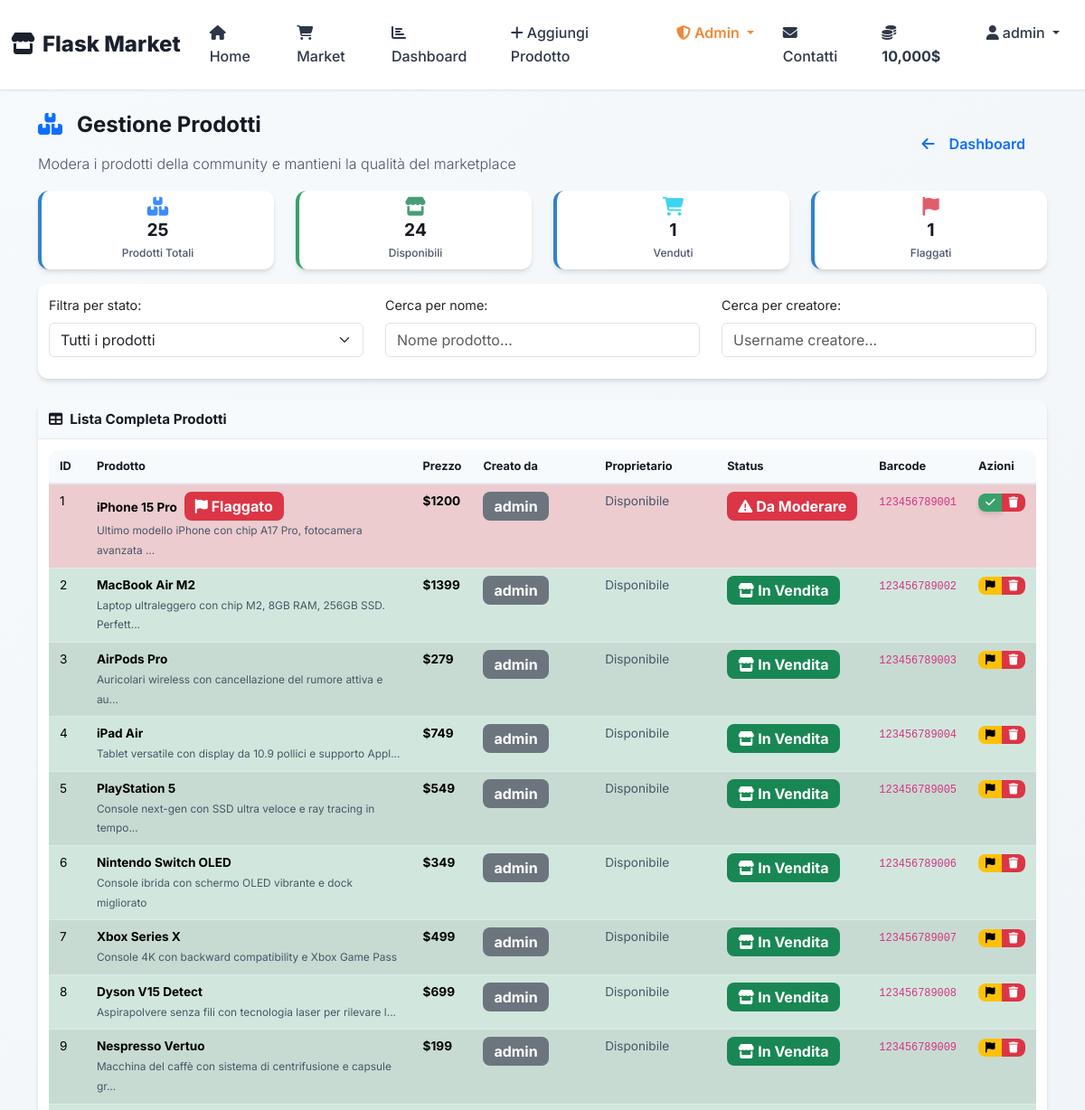
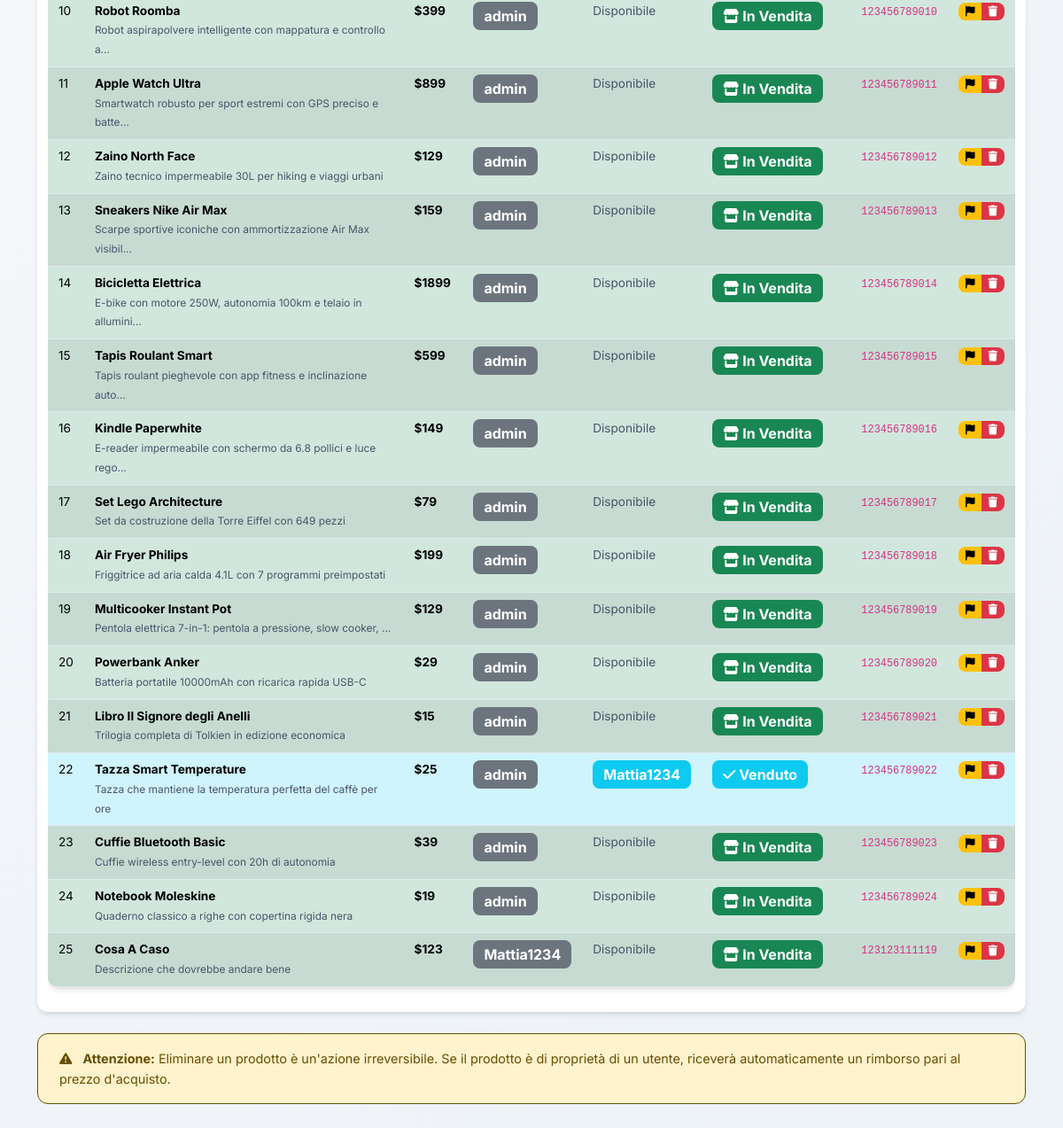
The app's page /admin/products (signed in) with its own data (2 pictures, top to bottom).
### app/models.py (models this page shows, shortened)
class User(db.Model, UserMixin):
    id = db.Column(db.Integer(), primary_key=True)
    username = db.Column(db.String(length=30), nullable=False, unique=True)
    email_address = db.Column(db.String(length=50), nullable=False, unique=True)
    password_hash = db.Column(db.String(length=60), nullable=False)
    budget = db.Column(db.Integer, nullable=False, default=1000)
    is_admin = db.Column(db.Boolean, nullable=False, default=False)
    is_banned = db.Column(db.Boolean, nullable=False, default=False)
    items = db.relationship("Item", foreign_keys="Item.owner", backref="owned_user", lazy=True)
    created_items = db.relationship("Item", foreign_keys="Item.created_by", backref="creator_user", lazy=True)
    @property
    def prettier_budget(self):
        if len(str(self.budget)) >= 4:
            return f"{str(self.budget)[:-3]},{str(self.budget)[-3:]}$"
        else:
            return f"{self.budget}$"
    @property
    def password(self):
        return self.password
    def can_access_admin(self):
        return self.is_admin and not self.is_banned

class Item(db.Model):
    id = db.Column(db.Integer, primary_key=True)
    name = db.Column(db.String(length=30), nullable=False, unique=True)
    price = db.Column(db.Integer, nullable=False)
    barcode = db.Column(db.String(length=12), nullable=False, unique=True)
    description = db.Column(db.String(length=1024), nullable=False, unique=False)
    category = db.Column(db.String(length=50), nullable=False, default="Generale")
    condition = db.Column(db.String(length=20), nullable=False, default="Nuovo")
    weight = db.Column(db.Float, nullable=True)  # peso in kg
    image_filename = db.Column(db.String(length=100), nullable=True)  # nome file immagine
    created_at = db.Column(db.DateTime, nullable=False, default=datetime.utcnow)
    views = db.Column(db.Integer, nullable=False, default=0)
    owner = db.Column(db.Integer, db.ForeignKey("user.id"))
    created_by = db.Column(db.Integer, db.ForeignKey("user.id"), nullable=False)
    is_flagged = db.Column(db.Boolean, nullable=False, default=False)
    def get_creator(self):
        return self.creator_user

### app/routes.py (the view)
@app.route("/admin/products")
@login_required
@admin_required
def admin_products():
    items = Item.query.all()
    return render_template("admin/products.html", items=items)

### app/models.py (called while the page is built)
@login_manager.user_loader
def load_user(user_id):
    return User.query.get(int(user_id))

### app/routes.py (called while the page is built)
def admin_required(f):
    @wraps(f)
    def decorated_function(*args, **kwargs):
        if not current_user.is_authenticated or not current_user.can_access_admin():
            flash("Accesso negato: permessi amministratore richiesti.", category="danger")
            return redirect(url_for('home_page'))
        return f(*args, **kwargs)
    return decorated_function

### app/templates/admin/products.html (shortened to what this page needs)
{% extends 'base.html' %}
{% block content %}
<section class="py-4 admin-compact">
    <div class="container">
        <div class="d-flex justify-content-between align-items-center mb-5">
            <div>
                <h1 class="display-6 fw-bold mb-3">
                    <i class="fas fa-boxes me-3 text-primary"></i>Gestione Prodotti
                </h1>
                <p class="lead text-muted mb-0">Modera i prodotti della community e mantieni la qualità del marketplace</p>
            </div>
            <a href="{{ url_for('admin_dashboard') }}" class="btn btn-outline-primary">
                <i class="fas fa-arrow-left me-2"></i>Dashboard
            </a>
        </div>
        <div class="row g-4 mb-5">
    <div class="col-lg-3 col-md-6">
        <div class="stats-card hover-lift">
            <i class="fas fa-boxes text-primary"></i>
            <h4>{{ items|length }}</h4>
            <p>Prodotti Totali</p>
        </div>
    </div>
    <div class="col-lg-3 col-md-6">
        <div class="stats-card success hover-lift">
            <i class="fas fa-store text-success"></i>
            <h4>{{ items|rejectattr("owner")|list|length }}</h4>
            <p>Disponibili</p>
        </div>
    </div>
    <div class="col-lg-3 col-md-6">
        <div class="stats-card info hover-lift">
            <i class="fas fa-shopping-cart text-info"></i>
            <h4>{{ items|selectattr("owner")|list|length }}</h4>
            <p>Venduti</p>
        </div>
    </div>
    <div class="col-lg-3 col-md-6">
        <div class="stats-card danger hover-lift">
            <i class="fas fa-flag text-danger"></i>
            <h4>{{ items|selectattr("is_flagged")|list|length }}</h4>
            <p>Flaggati</p>
        </div>
    </div>
</div>
        <div class="card border-0 mb-4">
    <div class="card-body">
        <div class="row">
            <div class="col-md-4">
                <label class="form-label">Filtra per stato:</label>
                <select class="form-select" id="statusFilter" onchange="filterProducts()">
                    <option value="all">Tutti i prodotti</option>
                </select>
            </div>
            <div class="col-md-4">
                <label class="form-label">Cerca per nome:</label>
                <input type="text" class="form-control" id="nameSearch" placeholder="Nome prodotto..." onkeyup="filterProducts()">
            </div>
            <div class="col-md-4">
                <label class="form-label">Cerca per creatore:</label>
                <input type="text" class="form-control" id="creatorSearch" placeholder="Username creatore..." onkeyup="filterProducts()">
            </div>
        </div>
    </div>
</div>
        <div class="card border-0">
            <div class="card-header">
        <h5 class="mb-0"><i class="fas fa-table me-2"></i>Lista Completa Prodotti</h5>
    </div>
    <div class="card-body">
        <div class="table-responsive">
            <table class="table table-striped table-hover" id="productsTable">
                <thead>
                    <tr>
                        <th>ID</th>
                        <th>Prodotto</th>
                        <th>Prezzo</th>
                        <th>Creato da</th>
                        <th>Proprietario</th>
                        <th>Status</th>
                        <th>Barcode</th>
                        <th>Azioni</th>
                    </tr>
                </thead>
                <tbody>
                    {% for item in items %}
                    <tr class="product-row {% if item.is_flagged %}table-danger{% elif not item.owner %}table-success{% else %}table-info{% endif %}"
                        data-status="{% if item.is_flagged %}flagged{% elif not item.owner %}available{% else %}sold{% endif %}"
                        data-name="{{ item.name.lower() }}"
                        data-creator="{{ item.get_creator().username.lower() }}">
                        <td>{{ item.id }}</td>
                        <td>
                            <div>
                                <strong>{{ item.name }}</strong>
                                {% if item.is_flagged %}
                                    <span class="badge bg-danger ms-1">
                                        <i class="fas fa-flag me-1"></i>Flaggato
                                    </span>
                                {% endif %}
                            </div>
                            <small class="text-muted">{{ item.description[:60] }}{% if item.description|length > 60 %}...{% endif %}</small>
                        </td>
                        <td>
                            <strong>${{ item.price }}</strong>
                        </td>
                        <td>
                            <span class="badge bg-secondary">
                                {{ item.get_creator().username }}
                            </span>
                        </td>
                        <td>
                            {% if item.owner %}
                                <span class="badge bg-info">
                                    {{ item.owned_user.username }}
                                </span>
                            {% else %}
                                <span class="text-muted">Disponibile</span>
                            {% endif %}
                        </td>
                        <td>
                            {% if item.is_flagged %}
                                <span class="badge bg-danger">
                                    <i class="fas fa-exclamation-triangle me-1"></i>Da Moderare
                                </span>
                            {% elif item.owner %}
                                <span class="badge bg-info">
                                    <i class="fas fa-check me-1"></i>Venduto
                                </span>
                            {% else %}
                                <span class="badge bg-success">
                                    <i class="fas fa-store me-1"></i>In Vendita
                                </span>
                            {% endif %}
                        </td>
                        <td>
                            <code>{{ item.barcode }}</code>
                        </td>
                        <td>
                            <div class="btn-group btn-group-sm">
                                {% if item.is_flagged %}
                                    <a href="{{ url_for('unflag_item', item_id=item.id) }}"
                                       class="btn btn-success btn-sm"
                                       title="Approva prodotto">
                                        <i class="fas fa-check"></i>
                                    </a>
                                {% else %}
                                    <a href="{{ url_for('flag_item', item_id=item.id) }}"
                                       class="btn btn-warning btn-sm"
                                       title="Flagga prodotto">
                                        <i class="fas fa-flag"></i>
                                    </a>
                                {% endif %}
                                <a href="{{ url_for('delete_item', item_id=item.id) }}"
                                   class="btn btn-danger btn-sm"
                                   onclick="return confirm('Sei sicuro di voler eliminare definitivamente {{ item.name }}?')"
                                   title="Elimina prodotto">
                                    <i class="fas fa-trash"></i>
                                </a>
                            </div>
                        </td>
                    </tr>
                    {% endfor %}
                </tbody>
            </table>
        </div>
    </div>
</div>
<div class="mt-4">
    <div class="alert alert-warning">
        <i class="fas fa-exclamation-triangle me-2"></i>
        <strong>Attenzione:</strong> Eliminare un prodotto è un'azione irreversibile. Se il prodotto è di proprietà di un utente,
        riceverà automaticamente un rimborso pari al prezzo d'acquisto.
    </div>
</div>
    </div>
</section>
{% endblock content %}

### app/templates/base.html (shortened to what this page needs)
<!DOCTYPE html>
<html lang="en">
  <head>
    <link href="https://cdn.jsdelivr.net/npm/bootstrap@5.3.0/dist/css/bootstrap.min.css" rel="stylesheet">
    <link rel="stylesheet" href="https://cdnjs.cloudflare.com/ajax/libs/font-awesome/6.4.0/css/all.min.css" />
    <link rel="stylesheet" href="{{ url_for('static', filename='css/modern-ecommerce.css') }}">
  </head>
  <body>
    {% include 'partials/navbar.html' %}
    <main class="container-fluid px-4 py-0">
      {% block content %}
      {% endblock content %}
    </main>
  </body>
</html>

### app/templates/partials/navbar.html (shortened to what this page needs)
<nav class="navbar navbar-expand-lg navbar-light">
  <div class="container-fluid">
    <a class="navbar-brand" href="/"><i class="fas fa-store me-2"></i>Flask Market</a>
    <div class="collapse navbar-collapse" id="navbarSupportedContent">
      <ul class="navbar-nav me-auto mb-2 mb-lg-0">
        <li class="nav-item">
          <a class="nav-link" href="{{ url_for('home_page') }}">
            <i class="fas fa-home me-1"></i>Home
          </a>
        </li>
        {% if current_user.is_authenticated %}
        <li class="nav-item">
          <a class="nav-link" href="{{ url_for('market') }}">
            <i class="fas fa-shopping-cart me-1"></i>Market
          </a>
        </li>
        <li class="nav-item">
          <a class="nav-link" href="{{ url_for('dashboard') }}">
            <i class="fas fa-chart-bar me-1"></i>Dashboard
          </a>
        </li>
        <li class="nav-item">
          <a class="nav-link" href="{{ url_for('add_item') }}">
            <i class="fas fa-plus me-1"></i>Aggiungi Prodotto
          </a>
        </li>
        {% if current_user.can_access_admin() %}
        <li class="nav-item dropdown">
          <a class="nav-link dropdown-toggle text-warning" href="#" role="button" data-bs-toggle="dropdown" aria-expanded="false">
            <i class="fas fa-shield-alt me-1"></i>Admin
          </a>
        </li>
        {% endif %}
        {% endif %}
        <li class="nav-item">
          <a class="nav-link" href="{{ url_for('contacts') }}">
            <i class="fas fa-envelope me-1"></i>Contatti
          </a>
        </li>
      </ul>
      <ul class="navbar-nav">
      {% if current_user.is_authenticated %}
            <li class="nav-item">
              <a class="nav-link" href="#" style="color: lawngreen;font-weight: bold">
                <i class="fa-solid fa-coins me-1"></i>
                {{ current_user.prettier_budget}}
              </a>
            </li>
            <li class="nav-item dropdown">
              <a class="nav-link dropdown-toggle" href="#" role="button" data-bs-toggle="dropdown" aria-expanded="false">
                   <i class="fas fa-user me-1"></i>{{ current_user.username}}
                </a>
            </li>
      {% endif %}
      </ul>
    </div>
  </div>
</nav>

### records on screen
User: prettier_budget "10,000$", username "admin"
Item: id "1", name "iPhone 15 Pro", is_flagged True (drawn), description "Ultimo modello iPhone con chip A17 Pro, fotocamera avanzata", price "1200", get_creator "admin", shows "Disponibile", barcode "123456789001"
Item: id "2", name "MacBook Air M2", description "Laptop ultraleggero con chip M2, 8GB RAM, 256GB SSD. Perfett", price "1399", get_creator "admin", shows "Disponibile", is_flagged False (drawn), barcode "123456789002"
Item: id "3", name "AirPods Pro", description "Auricolari wireless con cancellazione del rumore attiva e au", price "279", get_creator "admin", shows "Disponibile", is_flagged False (drawn), barcode "123456789003"
Item: id "4", name "iPad Air", description "Tablet versatile con display da 10.9 pollici e supporto Appl", price "749", get_creator "admin", shows "Disponibile", is_flagged False (drawn), barcode "123456789004"
Item: id "5", name "PlayStation 5", description "Console next-gen con SSD ultra veloce e ray tracing in tempo", price "549", get_creator "admin", shows "Disponibile", is_flagged False (drawn), barcode "123456789005"
Item: id "6", name "Nintendo Switch OLED", description "Console ibrida con schermo OLED vibrante e dock migliorato", price "349", get_creator "admin", shows "Disponibile", is_flagged False (drawn), barcode "123456789006"
Item: id "7", name "Xbox Series X", description "Console 4K con backward compatibility e Xbox Game Pass", price "499", get_creator "admin", shows "Disponibile", is_flagged False (drawn), barcode "123456789007"
Item: id "8", name "Dyson V15 Detect", description "Aspirapolvere senza fili con tecnologia laser per rilevare l", price "699", get_creator "admin", shows "Disponibile", is_flagged False (drawn), barcode "123456789008"
Item: id "9", name "Nespresso Vertuo", description "Macchina del caffè con sistema di centrifusione e capsule gr", price "199", get_creator "admin", shows "Disponibile", is_flagged False (drawn), barcode "123456789009"
Item: id "10", name "Robot Roomba", description "Robot aspirapolvere intelligente con mappatura e controllo a", price "399", get_creator "admin", shows "Disponibile", is_flagged False (drawn), barcode "123456789010"
Item: id "11", name "Apple Watch Ultra", description "Smartwatch robusto per sport estremi con GPS preciso e batte", price "899", get_creator "admin", shows "Disponibile", is_flagged False (drawn), barcode "123456789011"
Item: id "12", name "Zaino North Face", description "Zaino tecnico impermeabile 30L per hiking e viaggi urbani", price "129", get_creator "admin", shows "Disponibile", is_flagged False (drawn), barcode "123456789012"
Item: id "13", name "Sneakers Nike Air Max", description "Scarpe sportive iconiche con ammortizzazione Air Max visibil", price "159", get_creator "admin", shows "Disponibile", is_flagged False (drawn), barcode "123456789013"
Item: id "14", name "Bicicletta Elettrica", description "E-bike con motore 250W, autonomia 100km e telaio in allumini", price "1899", get_creator "admin", shows "Disponibile", is_flagged False (drawn), barcode "123456789014"
Item: id "15", name "Tapis Roulant Smart", description "Tapis roulant pieghevole con app fitness e inclinazione auto", price "599", get_creator "admin", shows "Disponibile", is_flagged False (drawn), barcode "123456789015"
Item: id "16", name "Kindle Paperwhite", description "E-reader impermeabile con schermo da 6.8 pollici e luce rego", price "149", get_creator "admin", shows "Disponibile", is_flagged False (drawn), barcode "123456789016"
Item: id "17", name "Set Lego Architecture", description "Set da costruzione della Torre Eiffel con 649 pezzi", price "79", get_creator "admin", shows "Disponibile", is_flagged False (drawn), barcode "123456789017"
Item: id "18", name "Air Fryer Philips", description "Friggitrice ad aria calda 4.1L con 7 programmi preimpostati", price "199", get_creator "admin", shows "Disponibile", is_flagged False (drawn), barcode "123456789018"
Item: id "19", name "Multicooker Instant Pot", description "Pentola elettrica 7-in-1: pentola a pressione, slow cooker,", price "129", get_creator "admin", shows "Disponibile", is_flagged False (drawn), barcode "123456789019"
Item: id "20", name "Powerbank Anker", description "Batteria portatile 10000mAh con ricarica rapida USB-C", price "29", get_creator "admin", shows "Disponibile", is_flagged False (drawn), barcode "123456789020"
Item: id "21", name "Libro Il Signore degli Anelli", description "Trilogia completa di Tolkien in edizione economica", price "15", get_creator "admin", shows "Disponibile", is_flagged False (drawn), barcode "123456789021"
Item: id "22", name "Tazza Smart Temperature", description "Tazza che mantiene la temperatura perfetta del caffè per ore", price "25", get_creator "admin", owned_user.username "Mattia1234", is_flagged False (drawn), barcode "123456789022"
Item: id "23", name "Cuffie Bluetooth Basic", description "Cuffie wireless entry-level con 20h di autonomia", price "39", get_creator "admin", shows "Disponibile", is_flagged False (drawn), barcode "123456789023"
Item: id "24", name "Notebook Moleskine", description "Quaderno classico a righe con copertina rigida nera", price "19", get_creator "admin", shows "Disponibile", is_flagged False (drawn), barcode "123456789024"
Item: id "25", name "Cosa A Caso", description "Descrizione che dovrebbe andare bene", price "123", get_creator "Mattia1234", shows "Disponibile", is_flagged False (drawn), barcode "123123111119"

### other values on screen
{{ items|length }} "25"
{{ items|rejectattr("owner")|list|length }} "24"
{{ items|selectattr("owner")|list|length }} "1"
{{ items|selectattr("is_flagged")|list|length }} "1"
